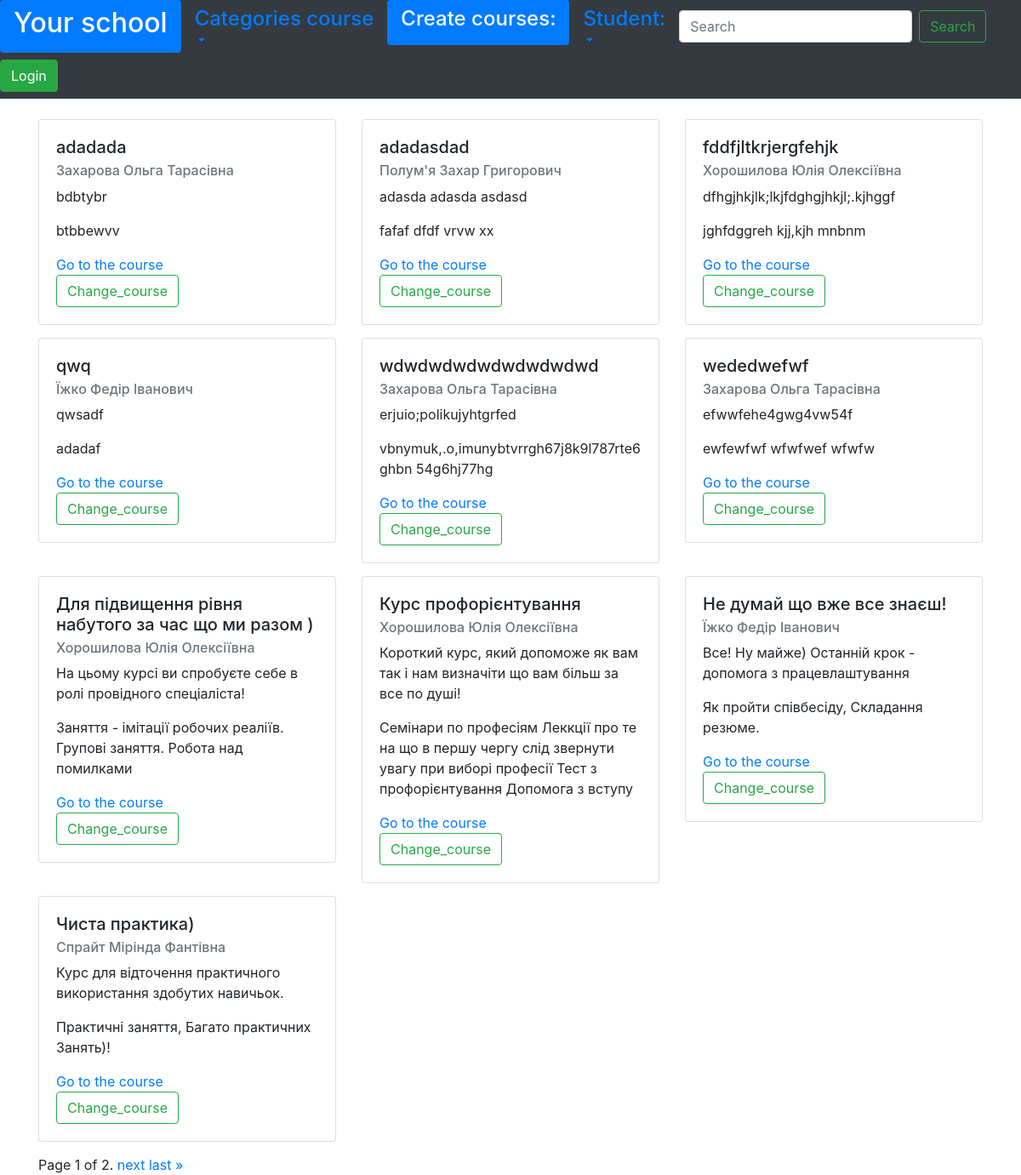
The page / on the database its author committed.
### core/models.py (models this page shows)
class Name(models.Model):
    name = models.CharField(max_length=255, unique=True)
    class Meta:
        abstract = True
    def __str__(self):
        return self.name

class Courses(Name):
    category = models.ForeignKey("core.Category", on_delete=models.SET_NULL, null=True)
    description = models.TextField()
    name_teacher = models.ForeignKey("core.Teacher", on_delete=models.SET_NULL, null=True)
    short_list_of_course_theses = models.TextField()

class Teacher(Name):
    age = models.PositiveIntegerField(default=0)
    email = models.EmailField(max_length=200)
    group = models.ForeignKey("core.Group", on_delete=models.SET_NULL, null=True)

### core/views.py (the view)
# urls.py: path("", views.IndexView.as_view(template_name='index.html'), name='home'),
@method_decorator(cache_page(60 * 3, key_prefix='index'), 'get')
class IndexView(ListView):
    template_name = "index.html"
    model = Courses
    paginate_by = 10
    def get_queryset(self):
        queryset = super(IndexView, self).get_queryset()
        return queryset.order_by("name").select_related(
            "name_teacher")

### core/context.py (called while the page is built)
def get__all_categories(request):
    return {
        'categories': Category.objects.all()
    }

### core/templates/index.html (shortened to what this page needs)
{% extends 'base.html' %}
{% block content %}
    <div class="row">
        {% for course in object_list %}
        <div class="col-md-4">
            <div class="card" style="margin-bottom: 15px;" >
                <div class="card-body">
                    <h5 class="card-title">{{ course.name }}</h5>
                    <h6 class="card-subtitle mb-2 text-muted">{{ course.name_teacher }}</h6>
                    <p class="card-text">{{ course.description }}</p>
                    <p class="card-text">{{ course.short_list_of_course_theses}}</p>
                    <a href="#" class="card-link"> Go to the course</a>
                    <br>
                    <a href="{% url 'data_correction:change_courses' course_id=course.id %}" class="btn btn-outline-success my-2 my-sm-0" type="submit">Change_course</a>
                </div>
            </div>
        </div>
        {% endfor%}
        </div>
        <div>
            <div class="pagination">
                <span class="step-links">
                        <span class="current">
                        Page {{ page_obj.number }} of {{ page_obj.paginator.num_pages }}.
                        </span>
                        {% if page_obj.has_next %}
                        <a href="?page={{ page_obj.next_page_number }}">next</a>
                        <a href="?page={{ page_obj.paginator.num_pages }}">last &raquo;</a>
                        {% endif %}
                </span>
            </div>
        </div>
{% endblock content %}

### rows shown on the page
Courses: name "adadada", name_teacher "Захарова Ольга Тарасівна", description "bdbtybr", short_list_of_course_theses "btbbewvv"
Courses: name "adadasdad", name_teacher "Полум'я Захар Григорович", description "adasda adasda asdasd", short_list_of_course_theses "fafaf dfdf vrvw xx"
Courses: name "fddfjltkrjergfehjk", name_teacher "Хорошилова Юлія Олексіївна", description "dfhgjhkjlk;lkjfdghgjhkjl;.kjhggf", short_list_of_course_theses "jghfdggreh kjj,kjh mnbnm"
Courses: name "qwq", name_teacher "Їжко Федір Іванович", description "qwsadf", short_list_of_course_theses "adadaf"
Courses: name "wdwdwdwdwdwdwdwdwd", name_teacher "Захарова Ольга Тарасівна", description "erjuio;polikujyhtgrfed", short_list_of_course_theses "vbnymuk,.o,imunybtvrrgh67j8k9l787rte6ghbn 54g6hj77hg"
Courses: name "wededwefwf", name_teacher "Захарова Ольга Тарасівна", description "efwwfehe4gwg4vw54f", short_list_of_course_theses "ewfewfwf wfwfwef wfwfw"
Courses: name "Для підвищення рівня набутого за час що ми разом )", name_teacher "Хорошилова Юлія Олексіївна", description "На цьому курсі ви спробуєте себе в ролі провідного спеціаліста!", short_list_of_course_theses "Заняття - імітації робочих реаліїв. Групові заняття. Робота над помилками"
Courses: name "Курс профорієнтування", name_teacher "Хорошилова Юлія Олексіївна", description "Короткий курс, який допоможе як вам так і нам визначіти що вам більш за все по душі!", short_list_of_course_theses "Семінари по професіям Леккції про те на що в першу чергу слід звернути увагу при виборі професії Тест з профорієнтування Допомога з вступу"
Courses: name "Не думай що вже все знаєш!", name_teacher "Їжко Федір Іванович", description "Все! Ну майже) Останній крок - допомога з працевлаштування", short_list_of_course_theses "Як пройти співбесіду, Складання резюме."
Courses: name "Чиста практика)", name_teacher "Спрайт Мірінда Фантівна", description "Курс для відточення практичного використання здобутих навичьок.", short_list_of_course_theses "Практичні заняття, Багато практичних Занять)!"

### other values the page prints
{{ page_obj.number }} "1"
{{ page_obj.paginator.num_pages }} "2"
